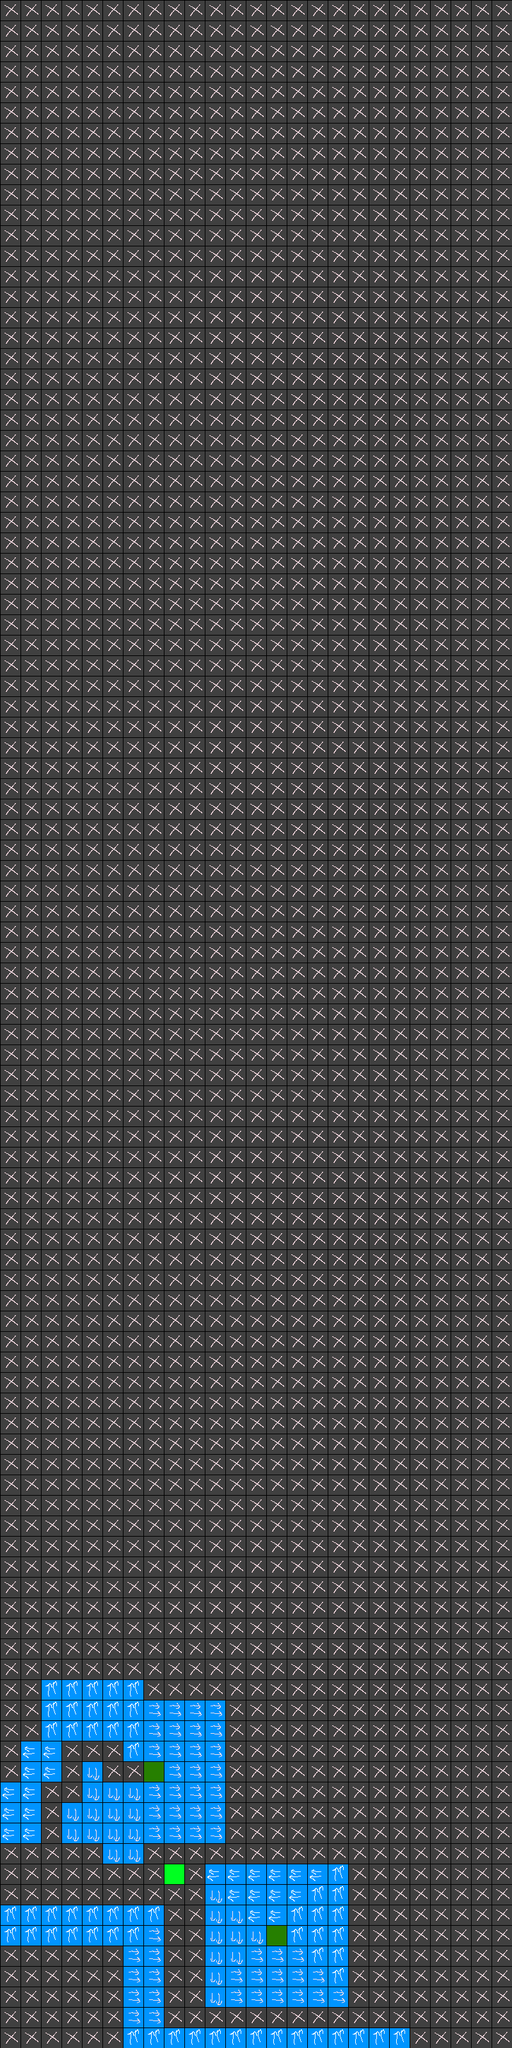

This is a level from a 2D game, rendered from its Tiled map with the project's own tilesets. A one-line summary and the map file follow, with tile-layer data summarised:
An orthogonal 25x100 tile map with 32x32 px tiles, 1 tile layer (obstacles).

<map version="1.0" orientation="orthogonal" width="25" height="100" tilewidth="32" tileheight="32">
 <properties>
  <property name="gridConfig" value="config1" />
  <property name="moduleOrder" value="0 1 3 10 0 2 10 2 10 2 1 3 10 0" />
 </properties>
 <tileset firstgid="1" name="temp" tilewidth="32" tileheight="32">
  <image source="tiles.png" width="256" height="256" />
 </tileset>
 <layer name="obstacles" width="25" height="100">
  <data>[2500 cells, 2500 non-empty, 7 distinct tile ids]</data>
 </layer>
</map>
